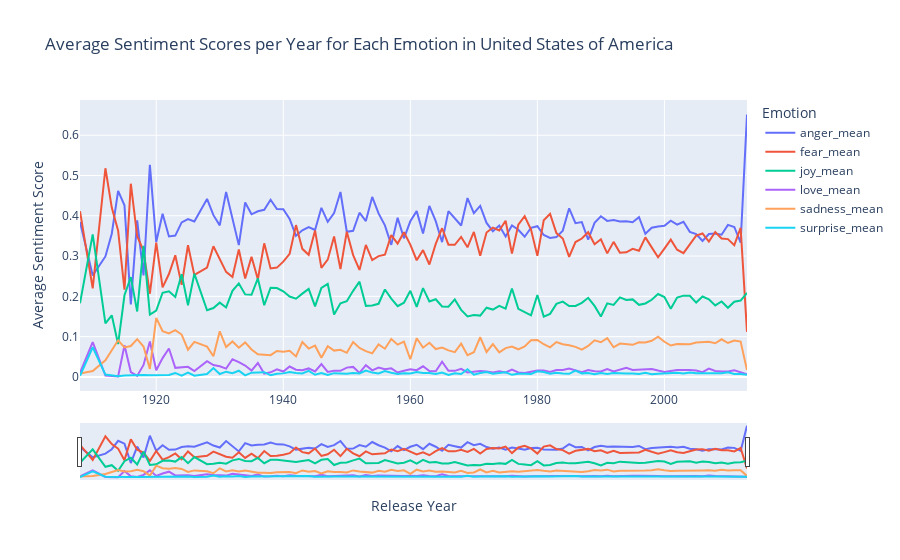
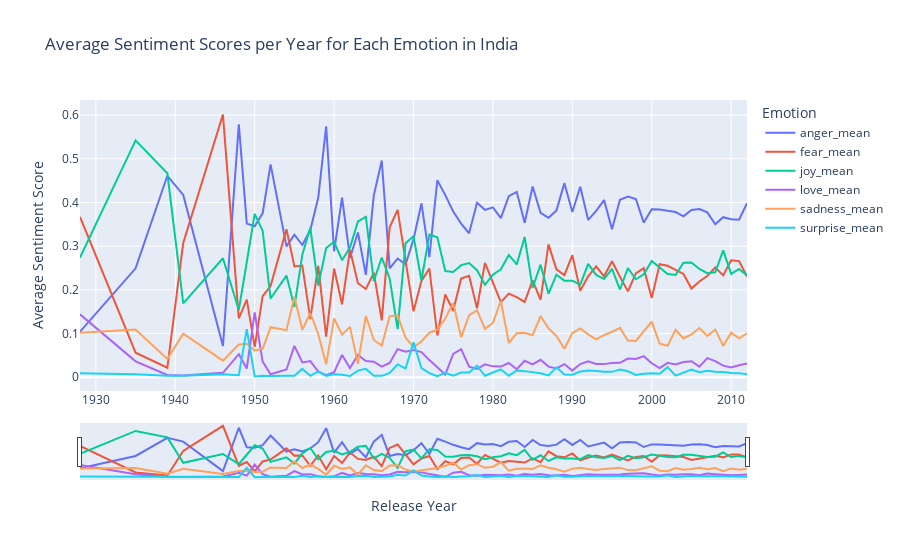

Notebook source saved alongside these figures, in order:
### Code cell
# Filter DataFrame for top 10 countries by average sentiment scores
filtered_df_mean_score = distilbert_df[distilbert_df['Countries'].isin(top_countries_by_movie_count)]

# Melt the DataFrame
melted_df_mean_score = filtered_df_mean_score.melt(id_vars=['Release date', 'Countries'], value_vars=emotion_columns, 
                                                   var_name='Emotion', value_name='Mean Score')

# Group by 'Release date', 'Countries' and 'Emotion'
plotly_df_mean_score = melted_df_mean_score.groupby(['Countries', 'Emotion', 'Release date'])['Mean Score'].mean().reset_index()

# Create the interactive plot for each country
for country in top_countries_by_movie_count:
    country_data = plotly_df_mean_score[plotly_df_mean_score['Countries'] == country]
    fig = px.line(country_data, x='Release date', y='Mean Score', color='Emotion',
                  title=f'Average Sentiment Scores per Year for Each Emotion in {country}',
                  labels={'Release date': 'Release Year', 'Mean Score': 'Average Sentiment Score'})
    fig.update_xaxes(rangeslider_visible=True)
    fig.show()
